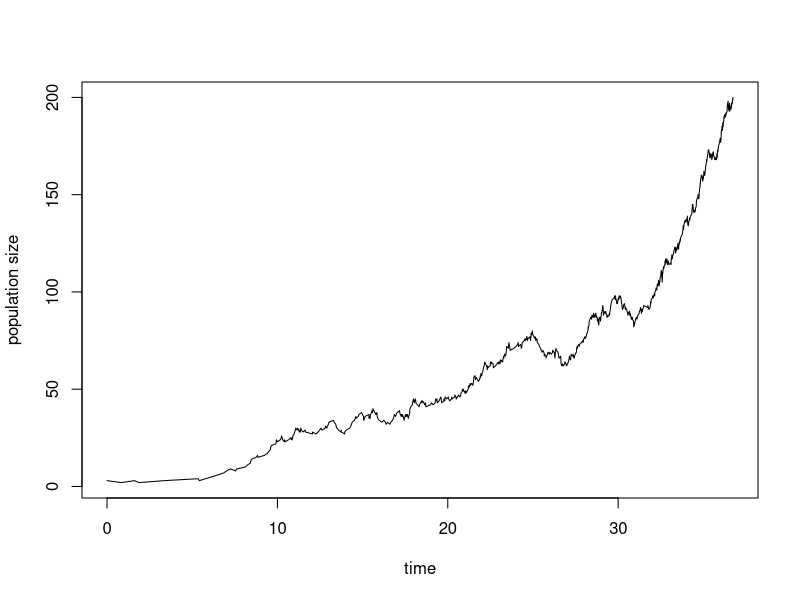
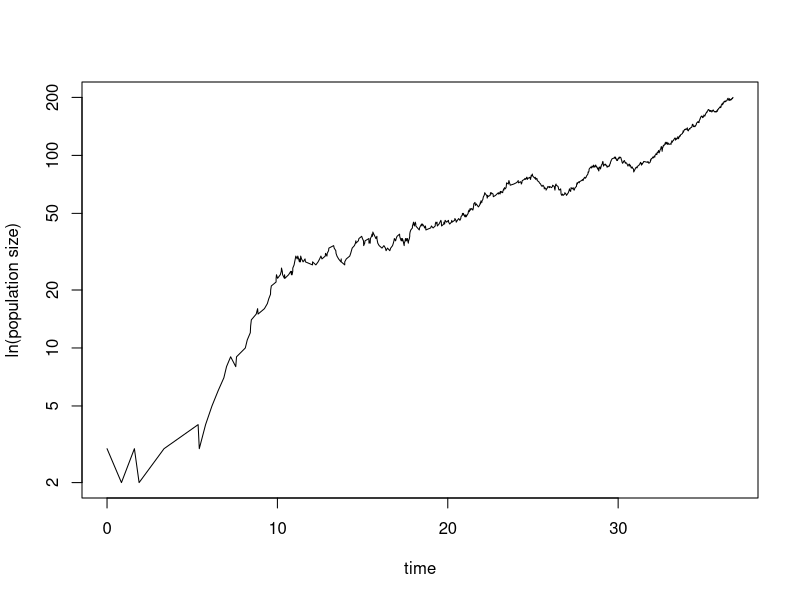
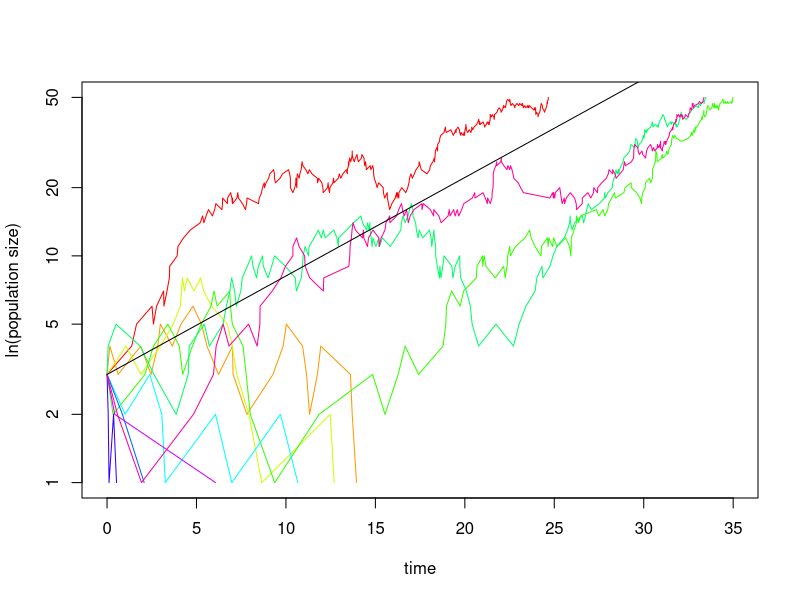

Here is the R script that generated these plots, in order:
d <- 0.2
b <- 0.3
N <- 10
rexp(n = 1, rate = d * N + b * N)

time_series <- function(N0, Nmax, d, b){
  N <- N0 # initial value for population size
  t <- 0 # initial value for time
  output <- data.frame(t, N)
  while (N < Nmax & N > 0) {# loop runs until N=0 or N=Nmax
    dt <- rexp(1, rate = d * N + b * N) # time to next event drawn from exponential distribution
    event <- sample(c(-1, 1), 1, prob = c(d * N, b * N)) # determines whether next event is birth or death
    t <- t + dt # updates time
    N <- N + event # updates population size
    output <- rbind(output, c(t, N)) # updates output by adding a new row
  }
  return(output) # instruct the function to return the output data
}

demographic.stoch <- time_series(3, 200, 0.2, 0.3)
plot(demographic.stoch, type="l", xlab="time", ylab="population size")

plot(demographic.stoch, log="y", type="l", xlab="time", ylab="ln(population size)")

N0 <- 3
Nmax <- 50
d <- 0.2
b <- 0.3
sim <- 10 # this sets the number of simulations

results <- list() # using the list variable allows us to save results of all iterations of the function time_series, that is, we can save several data frames in it
for (i in 1:sim) {# to create sim different simulations, we embed the function time.series into a for-loop
  results[[i]] <- time_series(N0, Nmax, d, b) # adds the result of a simulation to the results, note that we have to use [[]] to access list entries
}

maxt <- c() # creates a vector in which we store the length of the different time series
for (i in 1:sim) {
  maxt[i] <- max(results[[i]][1]) # determines the length of the ith time series and stores the result in the object maxt
}
tmax <- max(maxt) # the length of the longest time series is assigned to the parameter tmax

colors <- rainbow(length(results)) # sets number of colors equal to number sim
plot(results[[1]], type="l", log="y", ylim=c(1, Nmax), xlim=c(0, tmax), col=colors[1], xlab="time", ylab="ln(population size)") # plots the first simulation
for (i in 2:sim) {# this for-loop adds all further simulations to the same graph
  lines(results[[i]], type="l", col=colors[i])
}

# Let us add a line showing the deterministic dynamics, that is, in the absence of demographic stochasticity.
curve(N0*exp(x*(b - d)), from = 0, to = tmax, add=TRUE)